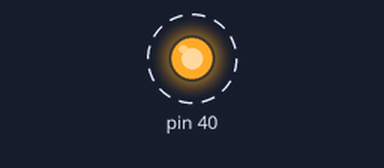
A program run on a simulated Raspberry Pi (header pin numbers). Shown: output pins drawn as LEDs (lit = HIGH). Dashed ring = blinking. What the program prints to the terminal is not drawn.

Above: at 0.5 s.
Timing chart, 0 to 4.6 s (numbered marks = the images above):
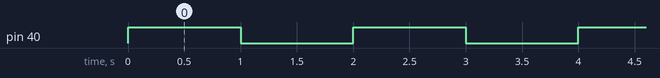

The program:

gpio.py
```python
import RPi.GPIO as GPIO
import time

GPIO.setmode(GPIO.BOARD)
GPIO.setwarnings(False)

GPIO.setup(40,GPIO.OUT, initial=GPIO.LOW)

while True:
    GPIO.output(40,GPIO.HIGH)
    print("LED on")
    time.sleep(1)
    GPIO.output(40,GPIO.LOW)
    time.sleep(1)
    print("LED off")
    
```

Measured:
- by itself, pin 40: alternates HIGH for 1.0 s and LOW for 1.0 s
